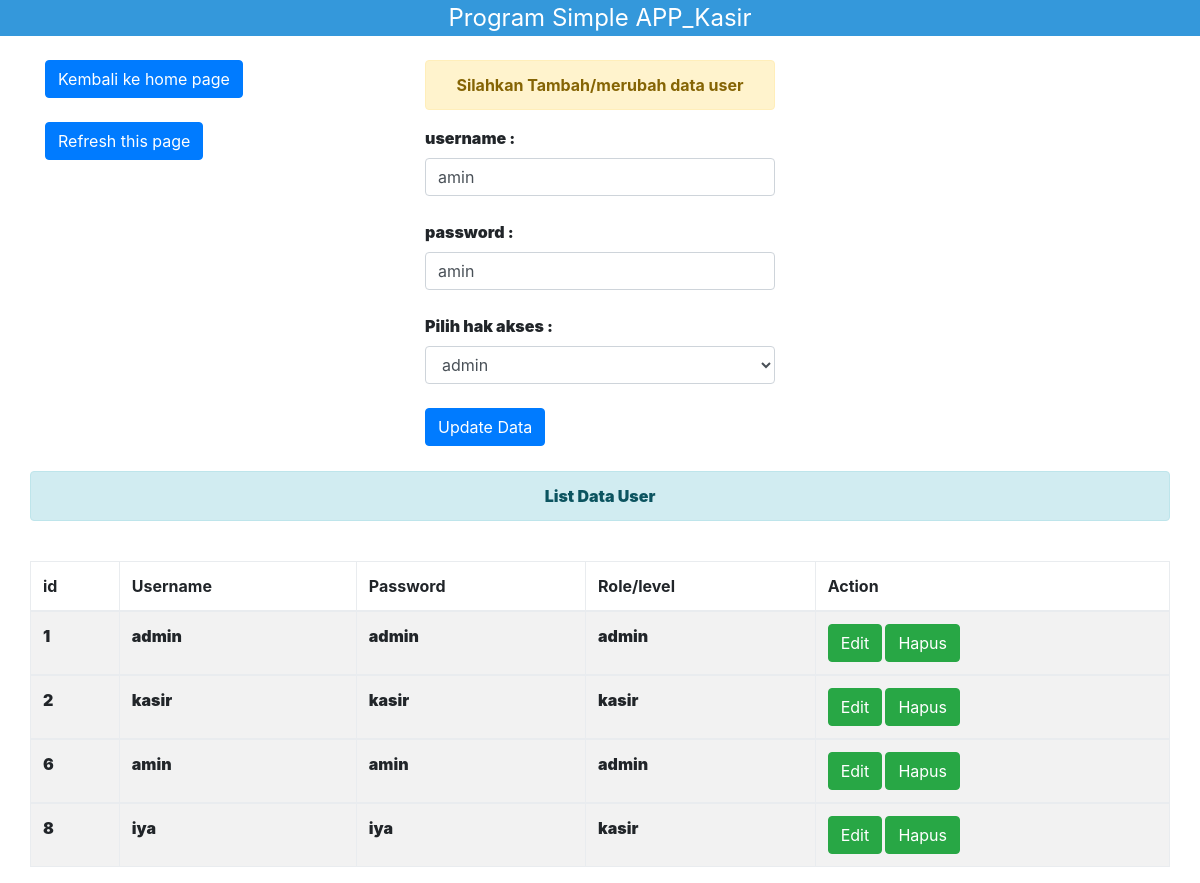
/manage/user.php?edit=6, run on the app's committed database.
### tables this page shows
CREATE TABLE IF NOT EXISTS `user` (
  `id` int(11) NOT NULL AUTO_INCREMENT,
  `username` varchar(25) DEFAULT NULL,
  `password` varchar(25) DEFAULT NULL,
  `level` enum('admin','kasir') DEFAULT NULL,
  PRIMARY KEY (`id`)
);

### manage/user.php (the view, shortened to what this page needs)
<?php
require_once 'header.php';
include '../configuration/konek.php';
?>
<div class="container">
<br>
  <div class="row">
    <div class="col-md-4">
      <a href="index.php"><button class="btn btn-primary">Kembali ke home page</button></a><br><br>
      <a href="user.php"><button class="btn btn-primary">Refresh this page</button></a>
    </div>
    <div class="col-md-4">
            <?php
        if (isset($_GET['edit'])) {
          $tampil = $konek->query("select * from user where id=".$_GET['edit']);
          $tam = $tampil->fetch_array(MYSQLI_BOTH);
        }
            ?><font class="alert alert-success card card-title"><b>Update Data Berhasil!!<b></font>
        <center><font class="alert alert-warning card card-title"><b>Silahkan Tambah/merubah data user<b></font></center>
        <form action="" method="post">
          <label>username :</label>
          <input type="text" name="useradd" value="<?php if(isset($_GET['edit'])){ echo $tam['1']; } ?>" class="form-control" placeholder="masukan username"><br>
          <label>password :</label>
          <input type="text" name="passadd" value="<?php if(isset($_GET['edit'])){ echo $tam['2']; } ?>" class="form-control" placeholder="masukan password"><br>
          <label>Pilih hak akses :</label>
          <select name="leveladd" class="form-control">
            <option value="admin"><?php if(isset($_GET['edit'])){ echo $tam['3']; } ?></option>
          </select><br>
          <?php
            if (isset($_GET['edit'])) {
              ?><button name="update" class="btn btn-primary">Update Data</button>
              <?php
            }else{
              ?><button name="tambah" class="btn btn-primary">Tambah Data</button>
              <?php
            }
          ?>
        </form>
    </div>
  </div>
  <div class="col-md-4"></div>
</div>
<br>
<div class="container-fluid">
  <div class="col-md-12">
    <center><font class="alert alert-info card card-title"><b>List Data User<b></font></center>
    <br>
    <form action="" method="get">
      <table class="table table-striped table-bordered">
        <thead>
          <tr>
            <th>id</th>
            <th>Username</th>
            <th>Password</th>
            <th>Role/level</th>
            <th>Action</th>
          </tr>
        </thead>
        <?php
        $query = mysqli_query($konek, "select * from user");{
        while ($r = mysqli_fetch_array($query)){
         ?>
        <tbody>
          <tr>
            <td><?php echo $r['0']; ?></td>
            <td><?php echo $r['1']; ?></td>
            <td><?php echo $r['2']; ?></td>
            <td><?php echo $r['3']; ?></td>
            <td>
              <a href="?edit=<?php echo $r['0'] ?>" class="btn btn-success">Edit</a>
              <a href="?hapus=<?php echo $r['0'] ?>" class="btn btn-success">Hapus</a>
            </td>
          </tr>
        </tbody>
      <?php } } ?>
      </table>
    </form>
  </div>
</div>
<?php require_once 'footer.php'; ?>

### data on the page
user: useradd "amin", passadd "amin", leveladd "admin", id "6", username "amin", password "amin", level "admin"
user: id "1", username "admin", password "admin", level "admin"
user: id "2", username "kasir", password "kasir", level "kasir"
user: id "8", username "iya", password "iya", level "kasir"
